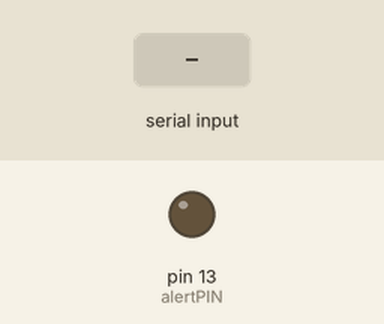
Recording of a sketch running on a simulated Arduino Uno, built with avr-gcc and run on an emulated ATmega328P. Shown: output pins drawn as LEDs (lit = HIGH). The inputs (shaded band) are chosen by the test bench.

Above: at 1.2 s.
1.3 s: byte 255 (0xFF) received over Serial
At 1.6 s:
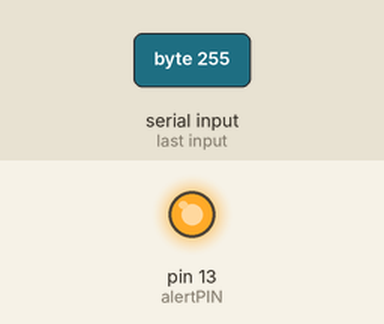
Timing chart, 0 to 12.8 s (numbered marks = the images above; inputs shaded):
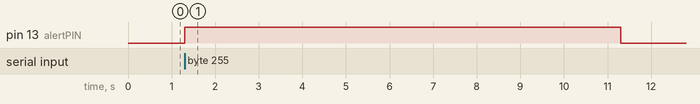

The sketch:

firmware.ino
```cpp
unsigned long startTime;
boolean timing;
unsigned long timeOut = 10000;
const byte alertPIN = 13;

void setup() {
  pinMode(alertPIN, OUTPUT);
  Serial.begin(9600);
}

void loop() {

  if (Serial.available() > 0) {
    byte incomingByte = Serial.read();

    // Serial.print("I received: ");
    // Serial.println(incomingByte, DEC);
    if(incomingByte == 0xFF){
      startTime = millis();
      timing = true;
    }

  }

  if (timing == true)
  {
    if (millis() - startTime >= timeOut)
    {

      timing = false;
    }

    digitalWrite(alertPIN, HIGH);
  }else{
    digitalWrite(alertPIN, LOW);
  }
}
```

Measured:
- after the input at 1.3 s, pin 13 (alertPIN): LOW → HIGH at once, → LOW 10.0 s later
